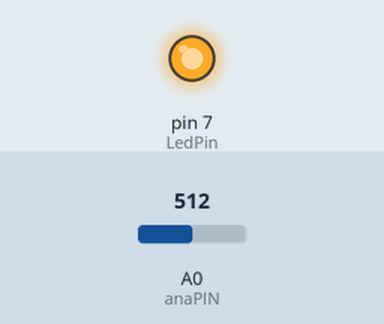
Simulated run of this sketch. Board: Arduino Uno, built with avr-gcc and run on an emulated ATmega328P. On the bench: output pins drawn as LEDs (lit = HIGH). The inputs (shaded band) are chosen by the test bench; at power-on: A0 (anaPIN) = 512.

Above: at 1.2 s.
1.3 s: A0 (anaPIN) set to 498
At 1.7 s:
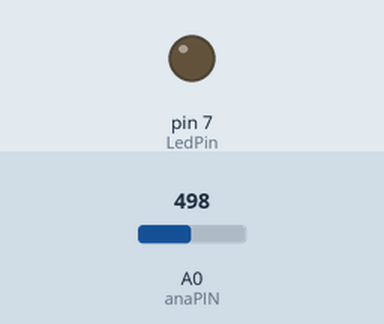
2.8 s: A0 (anaPIN) set to 716
At 4.0 s:
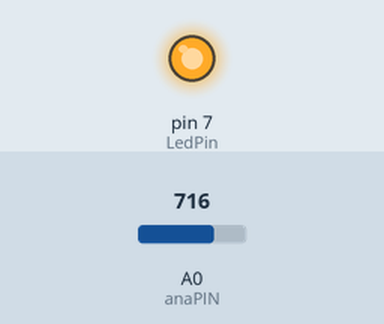
4.3 s: A0 (anaPIN) set to 511
At 5.2 s:
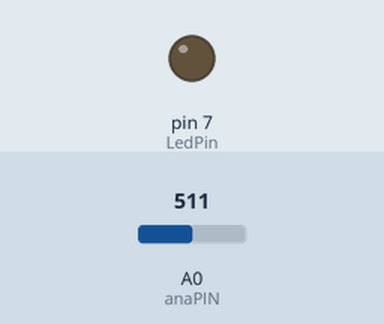
Timing chart, 0 to 7.3 s (numbered marks = the images above; inputs shaded):
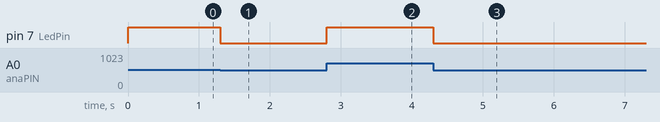

The sketch:

____.ino
```cpp
int LedPin = 7;    //LED PIN腳
int anaPIN = A0;    //電位器中間的 PIN腳
int val = 0;    //電位器讀取值

void setup()
{
  pinMode(LedPin, OUTPUT);
}

void loop()
{
  val = analogRead( anaPIN );    //讀取值
  analogWrite( LedPin , val/4 );
}
```

Measured:
- the behaviour switches between 512 and 511 on A0 (anaPIN) (found by bisection; images 0 and 1)
- after the input at 1.3 s, pin 7 (LedPin): HIGH → LOW at once
- after the input at 2.8 s, pin 7 (LedPin): LOW → HIGH at once
- after the input at 4.3 s, pin 7 (LedPin): HIGH → LOW at once
